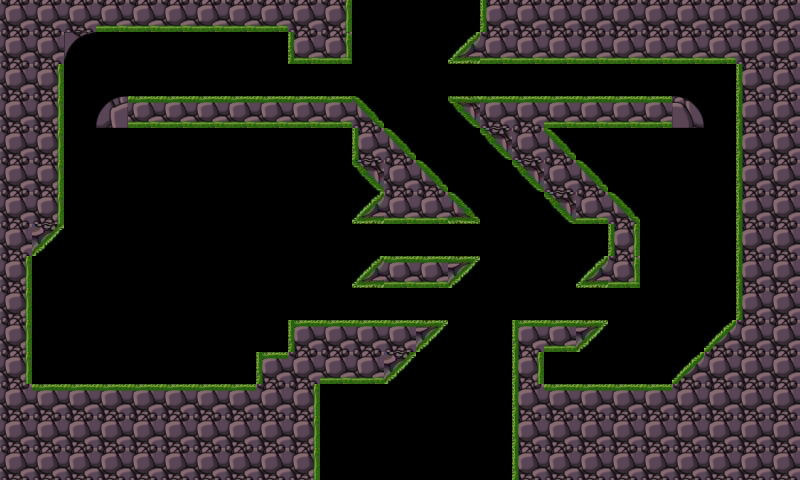

A 2D game scene composited from a Tiled map and its tileset images. What follows is a short description and the map's XML, with each tile layer's data collapsed to a summary:
An orthogonal 25x15 tile map with 32x32 px tiles, 1 tile layer (mpic) and 19 objects (9x fire, 4x monster, 2x wood).

<map version="1.0" orientation="orthogonal" width="25" height="15" tilewidth="32" tileheight="32">
 <tileset firstgid="1" name="tiled" tilewidth="32" tileheight="32">
  <image source="tiled.png" width="192" height="192" />
 </tileset>
 <layer name="mpic" width="25" height="15">
  <data>[375 cells, 223 non-empty, 22 distinct tile ids]</data>
 </layer>
 <objectgroup name="object" width="25" height="15">
  <object name="monster" x="570" y="292" width="26" height="26">
   <properties>
    <property name="enemy" value="true" />
    <property name="plistname" value="monster_1" />
   </properties>
  </object>
  <object name="monster" x="358" y="24" width="26" height="27">
   <properties>
    <property name="enemy" value="true" />
    <property name="plistname" value="monster_1" />
   </properties>
  </object>
  <object name="monster" x="391" y="23" width="26" height="27">
   <properties>
    <property name="enemy" value="true" />
    <property name="plistname" value="monster_1" />
   </properties>
  </object>
  <object name="monster" x="430" y="15" width="26" height="27">
   <properties>
    <property name="enemy" value="false" />
    <property name="plistname" value="monster_5" />
   </properties>
  </object>
  <object name="wood" x="389" y="68" width="24" height="25">
   <properties>
    <property name="sprite_name" value="wood_long.png" />
   </properties>
  </object>
  <object name="wood" x="472" y="282" width="24" height="25">
   <properties>
    <property name="sprite_name" value="wood.png" />
   </properties>
  </object>
  <object name="fire" x="325" y="443" width="26" height="26" />
  <object name="fire" x="360" y="445" width="26" height="26" />
  <object name="fire" x="396" y="445" width="26" height="26" />
  <object name="fire" x="431" y="445" width="26" height="26" />
  <object name="fire" x="470" y="445" width="26" height="26" />
  <object name="fire" x="550" y="356" width="26" height="26" />
  <object name="fire" x="585" y="353" width="26" height="26" />
  <object name="fire" x="618" y="352" width="26" height="26" />
  <object name="fire" x="650" y="350" width="26" height="26" />
 </objectgroup>
 <objectgroup name="ground" width="25" height="15">
  <object x="131" y="124">
   <polyline points="0,0 -36,1 -33,-11 -29,-19 -23,-23 -17,-27 -13,-28 -4,-28 223,-28 347,96 222,97 251,69 224,38 224,0 -14,0" />
  </object>
  <object x="448" y="96">
   <polyline points="0,0 226,0 236,0 245,8 252,16 255,26 255,32 95,27 189,123 189,189 129,189 162,159 161,124 126,124 0,1" />
  </object>
  <object x="605" y="322">
   <polyline points="0,0 -91,-2 -93,156 -289,158 -289,57 -221,58 -161,1 -316,-1 -316,33 -347,32 -347,63 -577,65 -577,-64 -544,-96 -546,-256 -536,-275 -520,-288 -507,-293 -315,-294 -315,-263 -257,-263 -257,-325 -121,-325 -123,-289 -153,-263 134,-264 135,-6 65,64 -66,65 -67,21 -22,21 -1,0 -90,-1" />
  </object>
  <object x="381" y="257">
   <polyline points="0,0 96,0 68,25 -26,25 -1,1" />
  </object>
 </objectgroup>
</map>
